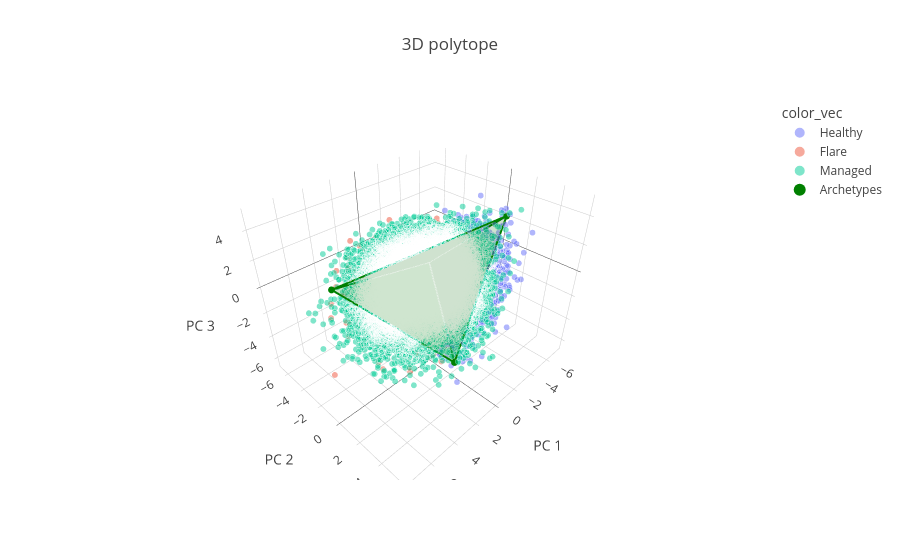

Notebook code for this chart:
### Markdown cell above
For a 3D representation, we can plot the data along with the archetypes in a 3D space. You may choose to subset the data if necessary:

### Code cell
pt.plot_archetypes_3D(adata=adata, color="Status")

### Figure 1 — Plotly figure (JSON) as saved in the notebook; plotly's stock layout.template omitted (floating-point values rounded to 4 significant figures; data arrays with more than 128 entries replaced by an {"elided": "..."} marker saying what was removed)
{"data": [{"hovertemplate": "color_vec=Healthy<br>PC 1=%{x}<br>PC 2=%{y}<br>PC 3=%{z}<br>marker_size=%{marker.size}<extra></extra>", "legendgroup": "Healthy", "marker": {"color": "#636efa", "opacity": 0.5, "size": {"elided": "15091 int values"}, "sizemode": "area", "sizeref": 0.04, "symbol": "circle"}, "mode": "markers", "name": "Healthy", "scene": "scene", "showlegend": true, "type": "scatter3d", "x": {"elided": "15091 float values"}, "y": {"elided": "15091 float values"}, "z": {"elided": "15091 float values"}}, {"hovertemplate": "color_vec=Flare<br>PC 1=%{x}<br>PC 2=%{y}<br>PC 3=%{z}<br>marker_size=%{marker.size}<extra></extra>", "legendgroup": "Flare", "marker": {"color": "#EF553B", "opacity": 0.5, "size": {"elided": "1460 int values"}, "sizemode": "area", "sizeref": 0.04, "symbol": "circle"}, "mode": "markers", "name": "Flare", "scene": "scene", "showlegend": true, "type": "scatter3d", "x": {"elided": "1460 float values"}, "y": {"elided": "1460 float values"}, "z": {"elided": "1460 float values"}}, {"hovertemplate": "color_vec=Managed<br>PC 1=%{x}<br>PC 2=%{y}<br>PC 3=%{z}<br>marker_size=%{marker.size}<extra></extra>", "legendgroup": "Managed", "marker": {"color": "#00cc96", "opacity": 0.5, "size": {"elided": "31268 int values"}, "sizemode": "area", "sizeref": 0.04, "symbol": "circle"}, "mode": "markers", "name": "Managed", "scene": "scene", "showlegend": true, "type": "scatter3d", "x": {"elided": "31268 float values"}, "y": {"elided": "31268 float values"}, "z": {"elided": "31268 float values"}}, {"hoverinfo": "text", "marker": {"color": "green", "size": 4, "symbol": "circle"}, "mode": "markers", "name": "Archetypes", "text": ["Archetype 0", "Archetype 1", "Archetype 2", "Archetype 3"], "type": "scatter3d", "x": [-4.38, -3.518, 6.012, 2.024], "y": [2.249, -3.514, -2.043, 4.029], "z": [3.829, -1.672, 1.301, -2.982]}, {"color": "green", "i": [1, 3, 3, 3], "j": [2, 2, 1, 1], "k": [0, 0, 0, 2], "opacity": 0.1, "type": "mesh3d", "x": [-4.38, -3.518, 6.012, 2.024], "y": [2.249, -3.514, -2.043, 4.029], "z": [3.829, -1.672, 1.301, -2.982]}, {"line": {"color": "green", "width": 4}, "mode": "lines", "showlegend": false, "type": "scatter3d", "x": [-3.518, 6.012, -4.38, -3.518], "y": [-3.514, -2.043, 2.249, -3.514], "z": [-1.672, 1.301, 3.829, -1.672]}, {"line": {"color": "green", "width": 4}, "mode": "lines", "showlegend": false, "type": "scatter3d", "x": [2.024, 6.012, -4.38, 2.024], "y": [4.029, -2.043, 2.249, 4.029], "z": [-2.982, 1.301, 3.829, -2.982]}, {"line": {"color": "green", "width": 4}, "mode": "lines", "showlegend": false, "type": "scatter3d", "x": [2.024, -3.518, -4.38, 2.024], "y": [4.029, -3.514, 2.249, 4.029], "z": [-2.982, -1.672, 3.829, -2.982]}, {"line": {"color": "green", "width": 4}, "mode": "lines", "showlegend": false, "type": "scatter3d", "x": [2.024, -3.518, 6.012, 2.024], "y": [4.029, -3.514, -2.043, 4.029], "z": [-2.982, -1.672, 1.301, -2.982]}], "layout": {"legend": {"itemsizing": "constant", "title": {"text": "color_vec"}, "tracegroupgap": 0}, "scene": {"domain": {"x": [0, 1], "y": [0, 1]}, "xaxis": {"title": {"text": "PC 1"}}, "yaxis": {"title": {"text": "PC 2"}}, "zaxis": {"title": {"text": "PC 3"}}}, "title": {"text": "3D polytope"}}}
